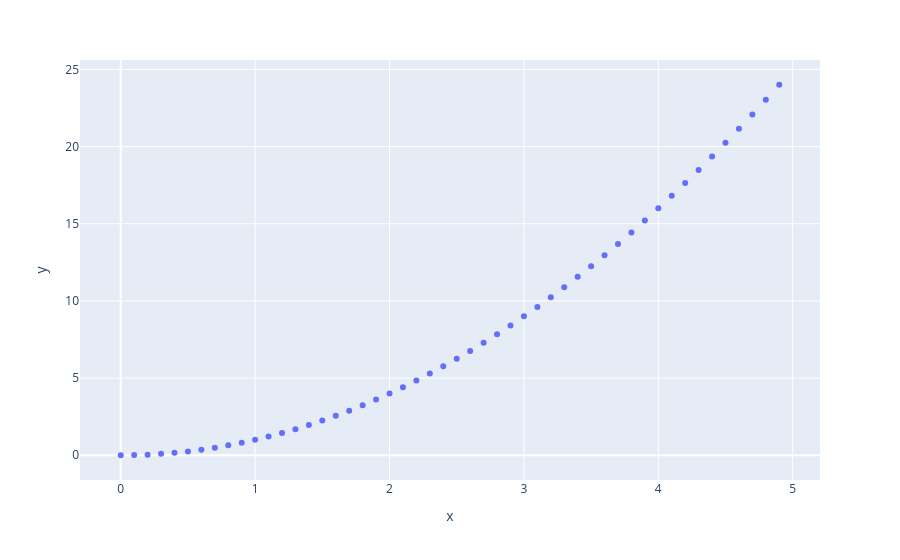

The notebook cell saved with this chart:
### Markdown cell above
## Линейный график

Начнём с простой задачи построения графика по точкам. 

Используем функцию $f(x) = x^2$

Сперва поступим совсем просто и "в лоб":

- Создадим график с помощью функции scatter из подмодуля plotly.express (внутрь передадим 2 списка точек: координаты X и Y)

- Тут же "покажем" его с помозью метода show()

Обратите внимание - график интерактивный, если навести на него курсор, то можно его приближать и удалять, выделять участки, по наведению курсора на точку получать подробную информацию, возвращать картинку в исходное положение, а при необходимости "скриншотить" и сохранять как файл.

Всё это делается с помощью JS в вашем браузере. А значит, при желании вы можете этим управлять уже после построения фигуры (но мы этого делать пожалуй не будем, т.к. JS != Python)

### Code cell
x = np.arange(0, 5, 0.1)
def f(x):
    return x**2

px.scatter(x=x, y=f(x)).show()

### Figure 1 — Plotly figure (JSON) as saved in the notebook; plotly's stock layout.template omitted (floating-point values rounded to 4 significant figures)
{"data": [{"hovertemplate": "x=%{x}<br>y=%{y}<extra></extra>", "legendgroup": "", "marker": {"color": "#636efa", "symbol": "circle"}, "mode": "markers", "name": "", "orientation": "v", "showlegend": false, "type": "scatter", "x": [0.0, 0.1, 0.2, 0.3, 0.4, 0.5, 0.6, 0.7, 0.8, 0.9, 1.0, 1.1, 1.2, 1.3, 1.4, 1.5, 1.6, 1.7, 1.8, 1.9, 2.0, 2.1, 2.2, 2.3, 2.4, 2.5, 2.6, 2.7, 2.8, 2.9, 3.0, 3.1, 3.2, 3.3, 3.4, 3.5, 3.6, 3.7, 3.8, 3.9, 4.0, 4.1, 4.2, 4.3, 4.4, 4.5, 4.6, 4.7, 4.8, 4.9], "xaxis": "x", "y": [0.0, 0.01, 0.04, 0.09, 0.16, 0.25, 0.36, 0.49, 0.64, 0.81, 1.0, 1.21, 1.44, 1.69, 1.96, 2.25, 2.56, 2.89, 3.24, 3.61, 4.0, 4.41, 4.84, 5.29, 5.76, 6.25, 6.76, 7.29, 7.84, 8.41, 9.0, 9.61, 10.24, 10.89, 11.56, 12.25, 12.96, 13.69, 14.44, 15.21, 16.0, 16.81, 17.64, 18.49, 19.36, 20.25, 21.16, 22.09, 23.04, 24.01], "yaxis": "y"}], "layout": {"legend": {"tracegroupgap": 0}, "margin": {"t": 60}, "xaxis": {"anchor": "y", "domain": [0, 1], "title": {"text": "x"}}, "yaxis": {"anchor": "x", "domain": [0, 1], "title": {"text": "y"}}}}
